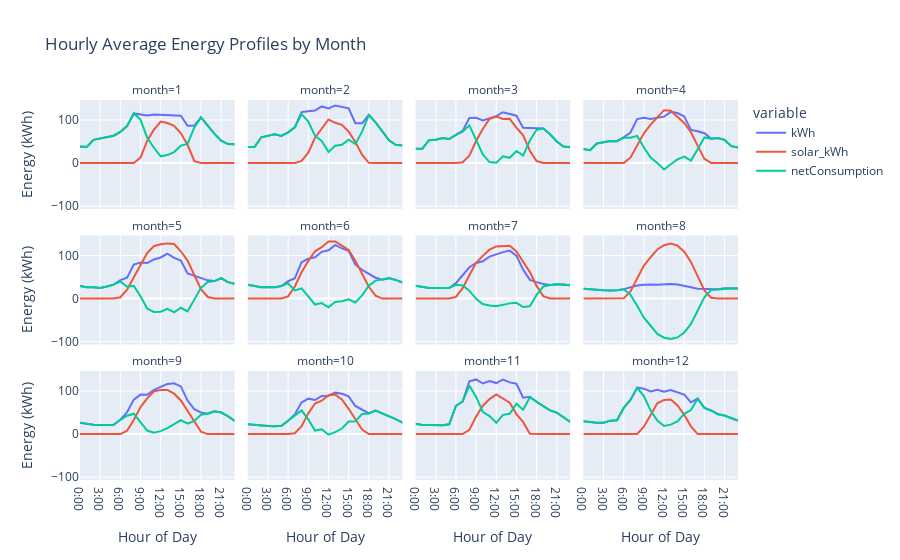

Notebook source saved alongside this figure:
### Markdown cell above
### 2) Dibuixem el consum per mes

### Code cell
# Compute hourly average profiles by month
df_avg = df.groupby(["month", "hour"]).mean().reset_index()

# Create a time column for visualization
df_avg["time"] = df_avg["hour"].astype(str) + ":00"

# Plot the data with one subplot per month
fig = px.line(df_avg, x="time", y=["kWh", "solar_kWh", "netConsumption"],
              facet_col="month", facet_col_wrap=4,
              labels={"value": "Energy (kWh)", "time": "Hour of Day"},
              title="Hourly Average Energy Profiles by Month")

# Show the interactive chart
fig.show()

### Figure 1 — Plotly figure (JSON) as saved in the notebook; plotly's stock layout.template omitted (floating-point values rounded to 4 significant figures)
{"data": [{"hovertemplate": "variable=kWh<br>month=1<br>Hour of Day=%{x}<br>Energy (kWh)=%{y}<extra></extra>", "legendgroup": "kWh", "line": {"color": "#636efa", "dash": "solid"}, "marker": {"symbol": "circle"}, "mode": "lines", "name": "kWh", "orientation": "v", "showlegend": true, "type": "scatter", "x": ["0:00", "1:00", "2:00", "3:00", "4:00", "5:00", "6:00", "7:00", "8:00", "9:00", "10:00", "11:00", "12:00", "13:00", "14:00", "15:00", "16:00", "17:00", "18:00", "19:00", "20:00", "21:00", "22:00", "23:00"], "xaxis": "x9", "y": [38.16, 37.32, 53.9, 57.42, 61.29, 63.45, 72.13, 85.71, 115.1, 113.5, 110.5, 112.8, 112.0, 111.6, 111.7, 109.7, 86.58, 86.97, 106.1, 85.58, 67.48, 51.71, 44.1, 43.71], "yaxis": "y9"}, {"hovertemplate": "variable=kWh<br>month=2<br>Hour of Day=%{x}<br>Energy (kWh)=%{y}<extra></extra>", "legendgroup": "kWh", "line": {"color": "#636efa", "dash": "solid"}, "marker": {"symbol": "circle"}, "mode": "lines", "name": "kWh", "orientation": "v", "showlegend": false, "type": "scatter", "x": ["0:00", "1:00", "2:00", "3:00", "4:00", "5:00", "6:00", "7:00", "8:00", "9:00", "10:00", "11:00", "12:00", "13:00", "14:00", "15:00", "16:00", "17:00", "18:00", "19:00", "20:00", "21:00", "22:00", "23:00"], "xaxis": "x10", "y": [37.07, 37.14, 59.75, 63.32, 66.61, 62.89, 71.11, 83.04, 118.2, 120.2, 121.7, 131.4, 126.8, 133.6, 131.0, 126.9, 92.39, 92.21, 111.8, 94.46, 74.11, 52.75, 42.25, 40.96], "yaxis": "y10"}, {"hovertemplate": "variable=kWh<br>month=3<br>Hour of Day=%{x}<br>Energy (kWh)=%{y}<extra></extra>", "legendgroup": "kWh", "line": {"color": "#636efa", "dash": "solid"}, "marker": {"symbol": "circle"}, "mode": "lines", "name": "kWh", "orientation": "v", "showlegend": false, "type": "scatter", "x": ["0:00", "1:00", "2:00", "3:00", "4:00", "5:00", "6:00", "7:00", "8:00", "9:00", "10:00", "11:00", "12:00", "13:00", "14:00", "15:00", "16:00", "17:00", "18:00", "19:00", "20:00", "21:00", "22:00", "23:00"], "xaxis": "x11", "y": [33.0, 33.16, 52.97, 54.1, 58.16, 55.68, 65.16, 74.48, 104.5, 105.1, 99.1, 104.6, 108.9, 117.9, 114.6, 109.9, 81.61, 80.71, 81.58, 79.9, 66.9, 49.87, 38.42, 36.4], "yaxis": "y11"}, {"hovertemplate": "variable=kWh<br>month=4<br>Hour of Day=%{x}<br>Energy (kWh)=%{y}<extra></extra>", "legendgroup": "kWh", "line": {"color": "#636efa", "dash": "solid"}, "marker": {"symbol": "circle"}, "mode": "lines", "name": "kWh", "orientation": "v", "showlegend": false, "type": "scatter", "x": ["0:00", "1:00", "2:00", "3:00", "4:00", "5:00", "6:00", "7:00", "8:00", "9:00", "10:00", "11:00", "12:00", "13:00", "14:00", "15:00", "16:00", "17:00", "18:00", "19:00", "20:00", "21:00", "22:00", "23:00"], "xaxis": "x12", "y": [32.47, 29.93, 45.23, 48.43, 51.0, 50.8, 59.53, 70.9, 102.0, 105.1, 102.0, 105.0, 107.6, 118.7, 116.0, 108.2, 76.97, 73.57, 69.1, 56.6, 58.27, 53.67, 39.1, 36.07], "yaxis": "y12"}, {"hovertemplate": "variable=kWh<br>month=5<br>Hour of Day=%{x}<br>Energy (kWh)=%{y}<extra></extra>", "legendgroup": "kWh", "line": {"color": "#636efa", "dash": "solid"}, "marker": {"symbol": "circle"}, "mode": "lines", "name": "kWh", "orientation": "v", "showlegend": false, "type": "scatter", "x": ["0:00", "1:00", "2:00", "3:00", "4:00", "5:00", "6:00", "7:00", "8:00", "9:00", "10:00", "11:00", "12:00", "13:00", "14:00", "15:00", "16:00", "17:00", "18:00", "19:00", "20:00", "21:00", "22:00", "23:00"], "xaxis": "x5", "y": [29.16, 26.26, 26.52, 24.35, 28.13, 32.32, 42.74, 48.23, 78.74, 83.71, 82.42, 90.77, 95.39, 104.3, 94.52, 88.42, 58.23, 52.48, 46.58, 42.26, 40.58, 47.23, 38.13, 34.32], "yaxis": "y5"}, {"hovertemplate": "variable=kWh<br>month=6<br>Hour of Day=%{x}<br>Energy (kWh)=%{y}<extra></extra>", "legendgroup": "kWh", "line": {"color": "#636efa", "dash": "solid"}, "marker": {"symbol": "circle"}, "mode": "lines", "name": "kWh", "orientation": "v", "showlegend": false, "type": "scatter", "x": ["0:00", "1:00", "2:00", "3:00", "4:00", "5:00", "6:00", "7:00", "8:00", "9:00", "10:00", "11:00", "12:00", "13:00", "14:00", "15:00", "16:00", "17:00", "18:00", "19:00", "20:00", "21:00", "22:00", "23:00"], "xaxis": "x6", "y": [32.07, 28.7, 26.13, 26.47, 26.13, 29.27, 40.23, 47.1, 84.6, 92.4, 95.83, 108.5, 112.1, 124.4, 116.5, 110.8, 78.63, 66.57, 57.03, 48.4, 43.97, 47.37, 43.23, 37.4], "yaxis": "y6"}, {"hovertemplate": "variable=kWh<br>month=7<br>Hour of Day=%{x}<br>Energy (kWh)=%{y}<extra></extra>", "legendgroup": "kWh", "line": {"color": "#636efa", "dash": "solid"}, "marker": {"symbol": "circle"}, "mode": "lines", "name": "kWh", "orientation": "v", "showlegend": false, "type": "scatter", "x": ["0:00", "1:00", "2:00", "3:00", "4:00", "5:00", "6:00", "7:00", "8:00", "9:00", "10:00", "11:00", "12:00", "13:00", "14:00", "15:00", "16:00", "17:00", "18:00", "19:00", "20:00", "21:00", "22:00", "23:00"], "xaxis": "x7", "y": [29.74, 27.81, 24.65, 24.52, 23.74, 24.65, 35.77, 54.68, 72.61, 82.48, 86.52, 97.26, 103.4, 107.8, 111.2, 99.42, 67.13, 43.35, 38.16, 33.65, 31.58, 33.13, 32.77, 30.84], "yaxis": "y7"}, {"hovertemplate": "variable=kWh<br>month=8<br>Hour of Day=%{x}<br>Energy (kWh)=%{y}<extra></extra>", "legendgroup": "kWh", "line": {"color": "#636efa", "dash": "solid"}, "marker": {"symbol": "circle"}, "mode": "lines", "name": "kWh", "orientation": "v", "showlegend": false, "type": "scatter", "x": ["0:00", "1:00", "2:00", "3:00", "4:00", "5:00", "6:00", "7:00", "8:00", "9:00", "10:00", "11:00", "12:00", "13:00", "14:00", "15:00", "16:00", "17:00", "18:00", "19:00", "20:00", "21:00", "22:00", "23:00"], "xaxis": "x8", "y": [22.9, 21.71, 19.13, 19.26, 18.58, 19.1, 21.87, 25.55, 30.35, 31.94, 32.84, 31.87, 33.13, 33.68, 32.55, 30.06, 26.23, 22.61, 21.81, 22.03, 21.45, 23.68, 23.45, 23.29], "yaxis": "y8"}, {"hovertemplate": "variable=kWh<br>month=9<br>Hour of Day=%{x}<br>Energy (kWh)=%{y}<extra></extra>", "legendgroup": "kWh", "line": {"color": "#636efa", "dash": "solid"}, "marker": {"symbol": "circle"}, "mode": "lines", "name": "kWh", "orientation": "v", "showlegend": false, "type": "scatter", "x": ["0:00", "1:00", "2:00", "3:00", "4:00", "5:00", "6:00", "7:00", "8:00", "9:00", "10:00", "11:00", "12:00", "13:00", "14:00", "15:00", "16:00", "17:00", "18:00", "19:00", "20:00", "21:00", "22:00", "23:00"], "xaxis": "x", "y": [26.1, 23.7, 21.7, 20.83, 20.33, 21.53, 33.23, 50.6, 80.03, 91.67, 91.33, 102.5, 109.4, 116.3, 117.9, 110.7, 77.8, 57.73, 50.23, 47.1, 52.77, 50.03, 41.77, 30.33], "yaxis": "y"}, {"hovertemplate": "variable=kWh<br>month=10<br>Hour of Day=%{x}<br>Energy (kWh)=%{y}<extra></extra>", "legendgroup": "kWh", "line": {"color": "#636efa", "dash": "solid"}, "marker": {"symbol": "circle"}, "mode": "lines", "name": "kWh", "orientation": "v", "showlegend": false, "type": "scatter", "x": ["0:00", "1:00", "2:00", "3:00", "4:00", "5:00", "6:00", "7:00", "8:00", "9:00", "10:00", "11:00", "12:00", "13:00", "14:00", "15:00", "16:00", "17:00", "18:00", "19:00", "20:00", "21:00", "22:00", "23:00"], "xaxis": "x2", "y": [22.84, 21.23, 19.1, 19.06, 18.19, 19.29, 31.06, 45.52, 73.61, 82.26, 79.03, 88.52, 88.97, 96.19, 93.58, 87.68, 65.29, 57.19, 47.81, 54.77, 48.35, 43.03, 34.87, 26.68], "yaxis": "y2"}, {"hovertemplate": "variable=kWh<br>month=11<br>Hour of Day=%{x}<br>Energy (kWh)=%{y}<extra></extra>", "legendgroup": "kWh", "line": {"color": "#636efa", "dash": "solid"}, "marker": {"symbol": "circle"}, "mode": "lines", "name": "kWh", "orientation": "v", "showlegend": false, "type": "scatter", "x": ["0:00", "1:00", "2:00", "3:00", "4:00", "5:00", "6:00", "7:00", "8:00", "9:00", "10:00", "11:00", "12:00", "13:00", "14:00", "15:00", "16:00", "17:00", "18:00", "19:00", "20:00", "21:00", "22:00", "23:00"], "xaxis": "x3", "y": [23.8, 21.37, 21.07, 20.33, 20.63, 22.9, 65.27, 75.73, 122.4, 126.9, 117.4, 123.2, 118.4, 126.7, 120.0, 116.9, 84.63, 86.5, 74.53, 65.07, 55.17, 49.9, 39.5, 28.17], "yaxis": "y3"}, {"hovertemplate": "variable=kWh<br>month=12<br>Hour of Day=%{x}<br>Energy (kWh)=%{y}<extra></extra>", "legendgroup": "kWh", "line": {"color": "#636efa", "dash": "solid"}, "marker": {"symbol": "circle"}, "mode": "lines", "name": "kWh", "orientation": "v", "showlegend": false, "type": "scatter", "x": ["0:00", "1:00", "2:00", "3:00", "4:00", "5:00", "6:00", "7:00", "8:00", "9:00", "10:00", "11:00", "12:00", "13:00", "14:00", "15:00", "16:00", "17:00", "18:00", "19:00", "20:00", "21:00", "22:00", "23:00"], "xaxis": "x4", "y": [29.94, 27.52, 26.29, 26.19, 31.19, 32.03, 60.71, 79.35, 108.0, 105.4, 99.19, 102.9, 98.13, 102.4, 96.29, 91.87, 73.77, 82.26, 60.9, 54.87, 46.19, 43.0, 36.87, 31.39], "yaxis": "y4"}, {"hovertemplate": "variable=solar_kWh<br>month=1<br>Hour of Day=%{x}<br>Energy (kWh)=%{y}<extra></extra>", "legendgroup": "solar_kWh", "line": {"color": "#EF553B", "dash": "solid"}, "marker": {"symbol": "circle"}, "mode": "lines", "name": "solar_kWh", "orientation": "v", "showlegend": true, "type": "scatter", "x": ["0:00", "1:00", "2:00", "3:00", "4:00", "5:00", "6:00", "7:00", "8:00", "9:00", "10:00", "11:00", "12:00", "13:00", "14:00", "15:00", "16:00", "17:00", "18:00", "19:00", "20:00", "21:00", "22:00", "23:00"], "xaxis": "x9", "y": [0.0, 0.0, 0.0, 0.0, 0.0, 0.0, 0.0, 0.0, 0.0, 12.54, 51.9, 77.41, 96.3, 92.98, 86.19, 69.11, 42.38, 4.196, 0.0, 0.0, 0.0, 0.0, 0.0, 0.0], "yaxis": "y9"}, {"hovertemplate": "variable=solar_kWh<br>month=2<br>Hour of Day=%{x}<br>Energy (kWh)=%{y}<extra></extra>", "legendgroup": "solar_kWh", "line": {"color": "#EF553B", "dash": "solid"}, "marker": {"symbol": "circle"}, "mode": "lines", "name": "solar_kWh", "orientation": "v", "showlegend": false, "type": "scatter", "x": ["0:00", "1:00", "2:00", "3:00", "4:00", "5:00", "6:00", "7:00", "8:00", "9:00", "10:00", "11:00", "12:00", "13:00", "14:00", "15:00", "16:00", "17:00", "18:00", "19:00", "20:00", "21:00", "22:00", "23:00"], "xaxis": "x10", "y": [0.0, 0.0, 0.0, 0.0, 0.0, 0.0, 0.0, 0.0, 4.823, 24.06, 58.88, 80.0, 101.2, 93.41, 88.55, 72.8, 48.66, 19.48, 0.4565, 0.0, 0.0, 0.0, 0.0, 0.0], "yaxis": "y10"}, {"hovertemplate": "variable=solar_kWh<br>month=3<br>Hour of Day=%{x}<br>Energy (kWh)=%{y}<extra></extra>", "legendgroup": "solar_kWh", "line": {"color": "#EF553B", "dash": "solid"}, "marker": {"symbol": "circle"}, "mode": "lines", "name": "solar_kWh", "orientation": "v", "showlegend": false, "type": "scatter", "x": ["0:00", "1:00", "2:00", "3:00", "4:00", "5:00", "6:00", "7:00", "8:00", "9:00", "10:00", "11:00", "12:00", "13:00", "14:00", "15:00", "16:00", "17:00", "18:00", "19:00", "20:00", "21:00", "22:00", "23:00"], "xaxis": "x11", "y": [0.0, 0.0, 0.0, 0.0, 0.0, 0.0, 0.0, 1.853, 16.93, 51.13, 79.02, 102.3, 108.1, 102.1, 102.6, 81.95, 64.33, 28.56, 4.516, 0.0, 0.0, 0.0, 0.0, 0.0], "yaxis": "y11"}, {"hovertemplate": "variable=solar_kWh<br>month=4<br>Hour of Day=%{x}<br>Energy (kWh)=%{y}<extra></extra>", "legendgroup": "solar_kWh", "line": {"color": "#EF553B", "dash": "solid"}, "marker": {"symbol": "circle"}, "mode": "lines", "name": "solar_kWh", "orientation": "v", "showlegend": false, "type": "scatter", "x": ["0:00", "1:00", "2:00", "3:00", "4:00", "5:00", "6:00", "7:00", "8:00", "9:00", "10:00", "11:00", "12:00", "13:00", "14:00", "15:00", "16:00", "17:00", "18:00", "19:00", "20:00", "21:00", "22:00", "23:00"], "xaxis": "x12", "y": [0.0, 0.0, 0.0, 0.0, 0.0, 0.0, 0.3132, 12.35, 39.02, 68.95, 89.29, 105.1, 122.7, 121.5, 107.4, 93.17, 71.35, 41.72, 9.692, 0.3575, 0.0, 0.0, 0.0, 0.0], "yaxis": "y12"}, {"hovertemplate": "variable=solar_kWh<br>month=5<br>Hour of Day=%{x}<br>Energy (kWh)=%{y}<extra></extra>", "legendgroup": "solar_kWh", "line": {"color": "#EF553B", "dash": "solid"}, "marker": {"symbol": "circle"}, "mode": "lines", "name": "solar_kWh", "orientation": "v", "showlegend": false, "type": "scatter", "x": ["0:00", "1:00", "2:00", "3:00", "4:00", "5:00", "6:00", "7:00", "8:00", "9:00", "10:00", "11:00", "12:00", "13:00", "14:00", "15:00", "16:00", "17:00", "18:00", "19:00", "20:00", "21:00", "22:00", "23:00"], "xaxis": "x5", "y": [0.0, 0.0, 0.0, 0.0, 0.0, 0.0, 3.076, 20.78, 49.27, 78.23, 105.9, 121.7, 126.0, 128.1, 126.5, 109.7, 88.23, 54.8, 21.66, 3.606, 0.0, 0.0, 0.0, 0.0], "yaxis": "y5"}, {"hovertemplate": "variable=solar_kWh<br>month=6<br>Hour of Day=%{x}<br>Energy (kWh)=%{y}<extra></extra>", "legendgroup": "solar_kWh", "line": {"color": "#EF553B", "dash": "solid"}, "marker": {"symbol": "circle"}, "mode": "lines", "name": "solar_kWh", "orientation": "v", "showlegend": false, "type": "scatter", "x": ["0:00", "1:00", "2:00", "3:00", "4:00", "5:00", "6:00", "7:00", "8:00", "9:00", "10:00", "11:00", "12:00", "13:00", "14:00", "15:00", "16:00", "17:00", "18:00", "19:00", "20:00", "21:00", "22:00", "23:00"], "xaxis": "x6", "y": [0.0, 0.0, 0.0, 0.0, 0.0, 0.0, 5.072, 28.12, 60.87, 87.29, 109.7, 119.2, 132.4, 132.6, 122.8, 112.6, 87.66, 59.31, 27.4, 6.781, 0.0, 0.0, 0.0, 0.0], "yaxis": "y6"}, {"hovertemplate": "variable=solar_kWh<br>month=7<br>Hour of Day=%{x}<br>Energy (kWh)=%{y}<extra></extra>", "legendgroup": "solar_kWh", "line": {"color": "#EF553B", "dash": "solid"}, "marker": {"symbol": "circle"}, "mode": "lines", "name": "solar_kWh", "orientation": "v", "showlegend": false, "type": "scatter", "x": ["0:00", "1:00", "2:00", "3:00", "4:00", "5:00", "6:00", "7:00", "8:00", "9:00", "10:00", "11:00", "12:00", "13:00", "14:00", "15:00", "16:00", "17:00", "18:00", "19:00", "20:00", "21:00", "22:00", "23:00"], "xaxis": "x7", "y": [0.0, 0.0, 0.0, 0.0, 0.0, 0.0, 3.773, 24.16, 54.24, 83.07, 99.1, 113.5, 121.0, 121.8, 122.4, 109.4, 86.8, 61.39, 29.35, 5.646, 0.0, 0.0, 0.0, 0.0], "yaxis": "y7"}, {"hovertemplate": "variable=solar_kWh<br>month=8<br>Hour of Day=%{x}<br>Energy (kWh)=%{y}<extra></extra>", "legendgroup": "solar_kWh", "line": {"color": "#EF553B", "dash": "solid"}, "marker": {"symbol": "circle"}, "mode": "lines", "name": "solar_kWh", "orientation": "v", "showlegend": false, "type": "scatter", "x": ["0:00", "1:00", "2:00", "3:00", "4:00", "5:00", "6:00", "7:00", "8:00", "9:00", "10:00", "11:00", "12:00", "13:00", "14:00", "15:00", "16:00", "17:00", "18:00", "19:00", "20:00", "21:00", "22:00", "23:00"], "xaxis": "x8", "y": [0.0, 0.0, 0.0, 0.0, 0.0, 0.0, 0.4694, 16.74, 46.88, 76.48, 95.92, 113.9, 123.9, 127.6, 122.8, 108.7, 85.07, 49.97, 18.77, 2.02, 0.0, 0.0, 0.0, 0.0], "yaxis": "y8"}, {"hovertemplate": "variable=solar_kWh<br>month=9<br>Hour of Day=%{x}<br>Energy (kWh)=%{y}<extra></extra>", "legendgroup": "solar_kWh", "line": {"color": "#EF553B", "dash": "solid"}, "marker": {"symbol": "circle"}, "mode": "lines", "name": "solar_kWh", "orientation": "v", "showlegend": false, "type": "scatter", "x": ["0:00", "1:00", "2:00", "3:00", "4:00", "5:00", "6:00", "7:00", "8:00", "9:00", "10:00", "11:00", "12:00", "13:00", "14:00", "15:00", "16:00", "17:00", "18:00", "19:00", "20:00", "21:00", "22:00", "23:00"], "xaxis": "x", "y": [0.0, 0.0, 0.0, 0.0, 0.0, 0.0, 0.0, 7.918, 32.73, 62.61, 83.06, 99.37, 102.6, 102.4, 93.8, 78.11, 53.36, 27.2, 5.374, 0.0, 0.0, 0.0, 0.0, 0.0], "yaxis": "y"}, {"hovertemplate": "variable=solar_kWh<br>month=10<br>Hour of Day=%{x}<br>Energy (kWh)=%{y}<extra></extra>", "legendgroup": "solar_kWh", "line": {"color": "#EF553B", "dash": "solid"}, "marker": {"symbol": "circle"}, "mode": "lines", "name": "solar_kWh", "orientation": "v", "showlegend": false, "type": "scatter", "x": ["0:00", "1:00", "2:00", "3:00", "4:00", "5:00", "6:00", "7:00", "8:00", "9:00", "10:00", "11:00", "12:00", "13:00", "14:00", "15:00", "16:00", "17:00", "18:00", "19:00", "20:00", "21:00", "22:00", "23:00"], "xaxis": "x2", "y": [0.0, 0.0, 0.0, 0.0, 0.0, 0.0, 0.0, 1.964, 18.52, 48.13, 70.9, 77.37, 90.4, 91.62, 80.62, 58.65, 35.6, 10.57, 0.07068, 0.0, 0.0, 0.0, 0.0, 0.0], "yaxis": "y2"}, {"hovertemplate": "variable=solar_kWh<br>month=11<br>Hour of Day=%{x}<br>Energy (kWh)=%{y}<extra></extra>", "legendgroup": "solar_kWh", "line": {"color": "#EF553B", "dash": "solid"}, "marker": {"symbol": "circle"}, "mode": "lines", "name": "solar_kWh", "orientation": "v", "showlegend": false, "type": "scatter", "x": ["0:00", "1:00", "2:00", "3:00", "4:00", "5:00", "6:00", "7:00", "8:00", "9:00", "10:00", "11:00", "12:00", "13:00", "14:00", "15:00", "16:00", "17:00", "18:00", "19:00", "20:00", "21:00", "22:00", "23:00"], "xaxis": "x3", "y": [0.0, 0.0, 0.0, 0.0, 0.0, 0.0, 0.0, 0.0, 9.75, 40.58, 65.9, 81.28, 92.16, 82.14, 72.85, 46.39, 27.85, 0.925, 0.0, 0.0, 0.0, 0.0, 0.0, 0.0], "yaxis": "y3"}, {"hovertemplate": "variable=solar_kWh<br>month=12<br>Hour of Day=%{x}<br>Energy (kWh)=%{y}<extra></extra>", "legendgroup": "solar_kWh", "line": {"color": "#EF553B", "dash": "solid"}, "marker": {"symbol": "circle"}, "mode": "lines", "name": "solar_kWh", "orientation": "v", "showlegend": false, "type": "scatter", "x": ["0:00", "1:00", "2:00", "3:00", "4:00", "5:00", "6:00", "7:00", "8:00", "9:00", "10:00", "11:00", "12:00", "13:00", "14:00", "15:00", "16:00", "17:00", "18:00", "19:00", "20:00", "21:00", "22:00", "23:00"], "xaxis": "x4", "y": [0.0, 0.0, 0.0, 0.0, 0.0, 0.0, 0.0, 0.0, 0.4778, 17.06, 44.66, 71.45, 79.23, 80.32, 66.64, 44.86, 18.11, 0.04757, 0.0, 0.0, 0.0, 0.0, 0.0, 0.0], "yaxis": "y4"}, {"hovertemplate": "variable=netConsumption<br>month=1<br>Hour of Day=%{x}<br>Energy (kWh)=%{y}<extra></extra>", "legendgroup": "netConsumption", "line": {"color": "#00cc96", "dash": "solid"}, "marker": {"symbol": "circle"}, "mode": "lines", "name": "netConsumption", "orientation": "v", "showlegend": true, "type": "scatter", "x": ["0:00", "1:00", "2:00", "3:00", "4:00", "5:00", "6:00", "7:00", "8:00", "9:00", "10:00", "11:00", "12:00", "13:00", "14:00", "15:00", "16:00", "17:00", "18:00", "19:00", "20:00", "21:00", "22:00", "23:00"], "xaxis": "x9", "y": [38.16, 37.32, 53.9, 57.42, 61.29, 63.45, 72.13, 85.71, 115.1, 100.9, 58.55, 35.4, 15.66, 18.63, 25.48, 40.57, 44.2, 82.77, 106.1, 85.58, 67.48, 51.71, 44.1, 43.71], "yaxis": "y9"}, {"hovertemplate": "variable=netConsumption<br>month=2<br>Hour of Day=%{x}<br>Energy (kWh)=%{y}<extra></extra>", "legendgroup": "netConsumption", "line": {"color": "#00cc96", "dash": "solid"}, "marker": {"symbol": "circle"}, "mode": "lines", "name": "netConsumption", "orientation": "v", "showlegend": false, "type": "scatter", "x": ["0:00", "1:00", "2:00", "3:00", "4:00", "5:00", "6:00", "7:00", "8:00", "9:00", "10:00", "11:00", "12:00", "13:00", "14:00", "15:00", "16:00", "17:00", "18:00", "19:00", "20:00", "21:00", "22:00", "23:00"], "xaxis": "x10", "y": [37.07, 37.14, 59.75, 63.32, 66.61, 62.89, 71.11, 83.04, 113.4, 96.19, 62.83, 51.36, 25.52, 40.24, 42.41, 54.13, 43.74, 72.74, 111.3, 94.46, 74.11, 52.75, 42.25, 40.96], "yaxis": "y10"}, {"hovertemplate": "variable=netConsumption<br>month=3<br>Hour of Day=%{x}<br>Energy (kWh)=%{y}<extra></extra>", "legendgroup": "netConsumption", "line": {"color": "#00cc96", "dash": "solid"}, "marker": {"symbol": "circle"}, "mode": "lines", "name": "netConsumption", "orientation": "v", "showlegend": false, "type": "scatter", "x": ["0:00", "1:00", "2:00", "3:00", "4:00", "5:00", "6:00", "7:00", "8:00", "9:00", "10:00", "11:00", "12:00", "13:00", "14:00", "15:00", "16:00", "17:00", "18:00", "19:00", "20:00", "21:00", "22:00", "23:00"], "xaxis": "x11", "y": [33.0, 33.16, 52.97, 54.1, 58.16, 55.68, 65.16, 72.63, 87.53, 53.99, 20.07, 2.257, 0.8688, 15.77, 12.09, 27.95, 17.28, 52.15, 77.06, 79.9, 66.9, 49.87, 38.42, 36.4], "yaxis": "y11"}, {"hovertemplate": "variable=netConsumption<br>month=4<br>Hour of Day=%{x}<br>Energy (kWh)=%{y}<extra></extra>", "legendgroup": "netConsumption", "line": {"color": "#00cc96", "dash": "solid"}, "marker": {"symbol": "circle"}, "mode": "lines", "name": "netConsumption", "orientation": "v", "showlegend": false, "type": "scatter", "x": ["0:00", "1:00", "2:00", "3:00", "4:00", "5:00", "6:00", "7:00", "8:00", "9:00", "10:00", "11:00", "12:00", "13:00", "14:00", "15:00", "16:00", "17:00", "18:00", "19:00", "20:00", "21:00", "22:00", "23:00"], "xaxis": "x12", "y": [32.47, 29.93, 45.23, 48.43, 51.0, 50.8, 59.22, 58.55, 63.02, 36.15, 12.71, -0.1337, -15.07, -2.783, 8.587, 15.03, 5.618, 31.85, 59.41, 56.24, 58.27, 53.67, 39.1, 36.07], "yaxis": "y12"}, {"hovertemplate": "variable=netConsumption<br>month=5<br>Hour of Day=%{x}<br>Energy (kWh)=%{y}<extra></extra>", "legendgroup": "netConsumption", "line": {"color": "#00cc96", "dash": "solid"}, "marker": {"symbol": "circle"}, "mode": "lines", "name": "netConsumption", "orientation": "v", "showlegend": false, "type": "scatter", "x": ["0:00", "1:00", "2:00", "3:00", "4:00", "5:00", "6:00", "7:00", "8:00", "9:00", "10:00", "11:00", "12:00", "13:00", "14:00", "15:00", "16:00", "17:00", "18:00", "19:00", "20:00", "21:00", "22:00", "23:00"], "xaxis": "x5", "y": [29.16, 26.26, 26.52, 24.35, 28.13, 32.32, 39.67, 27.44, 29.47, 5.478, -23.49, -30.91, -30.61, -23.74, -31.98, -21.32, -30.01, -2.319, 24.92, 38.65, 40.58, 47.23, 38.13, 34.32], "yaxis": "y5"}, {"hovertemplate": "variable=netConsumption<br>month=6<br>Hour of Day=%{x}<br>Energy (kWh)=%{y}<extra></extra>", "legendgroup": "netConsumption", "line": {"color": "#00cc96", "dash": "solid"}, "marker": {"symbol": "circle"}, "mode": "lines", "name": "netConsumption", "orientation": "v", "showlegend": false, "type": "scatter", "x": ["0:00", "1:00", "2:00", "3:00", "4:00", "5:00", "6:00", "7:00", "8:00", "9:00", "10:00", "11:00", "12:00", "13:00", "14:00", "15:00", "16:00", "17:00", "18:00", "19:00", "20:00", "21:00", "22:00", "23:00"], "xaxis": "x6", "y": [32.07, 28.7, 26.13, 26.47, 26.13, 29.27, 35.16, 18.98, 23.73, 5.106, -13.88, -10.64, -20.29, -8.143, -6.304, -1.781, -9.022, 7.255, 29.63, 41.62, 43.97, 47.37, 43.23, 37.4], "yaxis": "y6"}, {"hovertemplate": "variable=netConsumption<br>month=7<br>Hour of Day=%{x}<br>Energy (kWh)=%{y}<extra></extra>", "legendgroup": "netConsumption", "line": {"color": "#00cc96", "dash": "solid"}, "marker": {"symbol": "circle"}, "mode": "lines", "name": "netConsumption", "orientation": "v", "showlegend": false, "type": "scatter", "x": ["0:00", "1:00", "2:00", "3:00", "4:00", "5:00", "6:00", "7:00", "8:00", "9:00", "10:00", "11:00", "12:00", "13:00", "14:00", "15:00", "16:00", "17:00", "18:00", "19:00", "20:00", "21:00", "22:00", "23:00"], "xaxis": "x7", "y": [29.74, 27.81, 24.65, 24.52, 23.74, 24.65, 32.0, 30.52, 18.37, -0.5898, -12.58, -16.27, -17.63, -13.93, -11.16, -10.01, -19.67, -18.03, 8.813, 28.0, 31.58, 33.13, 32.77, 30.84], "yaxis": "y7"}, {"hovertemplate": "variable=netConsumption<br>month=8<br>Hour of Day=%{x}<br>Energy (kWh)=%{y}<extra></extra>", "legendgroup": "netConsumption", "line": {"color": "#00cc96", "dash": "solid"}, "marker": {"symbol": "circle"}, "mode": "lines", "name": "netConsumption", "orientation": "v", "showlegend": false, "type": "scatter", "x": ["0:00", "1:00", "2:00", "3:00", "4:00", "5:00", "6:00", "7:00", "8:00", "9:00", "10:00", "11:00", "12:00", "13:00", "14:00", "15:00", "16:00", "17:00", "18:00", "19:00", "20:00", "21:00", "22:00", "23:00"], "xaxis": "x8", "y": [22.9, 21.71, 19.13, 19.26, 18.58, 19.1, 21.4, 8.805, -16.52, -44.55, -63.08, -82.07, -90.78, -93.89, -90.22, -78.66, -58.84, -27.36, 3.036, 20.01, 21.45, 23.68, 23.45, 23.29], "yaxis": "y8"}, {"hovertemplate": "variable=netConsumption<br>month=9<br>Hour of Day=%{x}<br>Energy (kWh)=%{y}<extra></extra>", "legendgroup": "netConsumption", "line": {"color": "#00cc96", "dash": "solid"}, "marker": {"symbol": "circle"}, "mode": "lines", "name": "netConsumption", "orientation": "v", "showlegend": false, "type": "scatter", "x": ["0:00", "1:00", "2:00", "3:00", "4:00", "5:00", "6:00", "7:00", "8:00", "9:00", "10:00", "11:00", "12:00", "13:00", "14:00", "15:00", "16:00", "17:00", "18:00", "19:00", "20:00", "21:00", "22:00", "23:00"], "xaxis": "x", "y": [26.1, 23.7, 21.7, 20.83, 20.33, 21.53, 33.23, 42.68, 47.31, 29.06, 8.27, 3.099, 6.847, 13.88, 24.13, 32.55, 24.44, 30.53, 44.86, 47.1, 52.77, 50.03, 41.77, 30.33], "yaxis": "y"}, {"hovertemplate": "variable=netConsumption<br>month=10<br>Hour of Day=%{x}<br>Energy (kWh)=%{y}<extra></extra>", "legendgroup": "netConsumption", "line": {"color": "#00cc96", "dash": "solid"}, "marker": {"symbol": "circle"}, "mode": "lines", "name": "netConsumption", "orientation": "v", "showlegend": false, "type": "scatter", "x": ["0:00", "1:00", "2:00", "3:00", "4:00", "5:00", "6:00", "7:00", "8:00", "9:00", "10:00", "11:00", "12:00", "13:00", "14:00", "15:00", "16:00", "17:00", "18:00", "19:00", "20:00", "21:00", "22:00", "23:00"], "xaxis": "x2", "y": [22.84, 21.23, 19.1, 19.06, 18.19, 19.29, 31.06, 43.55, 55.09, 34.12, 8.128, 11.15, -1.436, 4.575, 12.96, 29.03, 29.69, 46.63, 47.74, 54.77, 48.35, 43.03, 34.87, 26.68], "yaxis": "y2"}, {"hovertemplate": "variable=netConsumption<br>month=11<br>Hour of Day=%{x}<br>Energy (kWh)=%{y}<extra></extra>", "legendgroup": "netConsumption", "line": {"color": "#00cc96", "dash": "solid"}, "marker": {"symbol": "circle"}, "mode": "lines", "name": "netConsumption", "orientation": "v", "showlegend": false, "type": "scatter", "x": ["0:00", "1:00", "2:00", "3:00", "4:00", "5:00", "6:00", "7:00", "8:00", "9:00", "10:00", "11:00", "12:00", "13:00", "14:00", "15:00", "16:00", "17:00", "18:00", "19:00", "20:00", "21:00", "22:00", "23:00"], "xaxis": "x3", "y": [23.8, 21.37, 21.07, 20.33, 20.63, 22.9, 65.27, 75.73, 112.7, 86.29, 51.5, 41.92, 26.27, 44.59, 47.15, 70.54, 56.78, 85.58, 74.53, 65.07, 55.17, 49.9, 39.5, 28.17], "yaxis": "y3"}, {"hovertemplate": "variable=netConsumption<br>month=12<br>Hour of Day=%{x}<br>Energy (kWh)=%{y}<extra></extra>", "legendgroup": "netConsumption", "line": {"color": "#00cc96", "dash": "solid"}, "marker": {"symbol": "circle"}, "mode": "lines", "name": "netConsumption", "orientation": "v", "showlegend": false, "type": "scatter", "x": ["0:00", "1:00", "2:00", "3:00", "4:00", "5:00", "6:00", "7:00", "8:00", "9:00", "10:00", "11:00", "12:00", "13:00", "14:00", "15:00", "16:00", "17:00", "18:00", "19:00", "20:00", "21:00", "22:00", "23:00"], "xaxis": "x4", "y": [29.94, 27.52, 26.29, 26.19, 31.19, 32.03, 60.71, 79.35, 107.5, 88.36, 54.53, 31.42, 18.9, 22.03, 29.65, 47.01, 55.66, 82.21, 60.9, 54.87, 46.19, 43.0, 36.87, 31.39], "yaxis": "y4"}], "layout": {"annotations": [{"font": {}, "showarrow": false, "text": "month=9", "x": 0.1175, "xanchor": "center", "xref": "paper", "y": 0.2867, "yanchor": "bottom", "yref": "paper"}, {"font": {}, "showarrow": false, "text": "month=10", "x": 0.3725, "xanchor": "center", "xref": "paper", "y": 0.2867, "yanchor": "bottom", "yref": "paper"}, {"font": {}, "showarrow": false, "text": "month=11", "x": 0.6275, "xanchor": "center", "xref": "paper", "y": 0.2867, "yanchor": "bottom", "yref": "paper"}, {"font": {}, "showarrow": false, "text": "month=12", "x": 0.8825, "xanchor": "center", "xref": "paper", "y": 0.2867, "yanchor": "bottom", "yref": "paper"}, {"font": {}, "showarrow": false, "text": "month=5", "x": 0.1175, "xanchor": "center", "xref": "paper", "y": 0.6433, "yanchor": "bottom", "yref": "paper"}, {"font": {}, "showarrow": false, "text": "month=6", "x": 0.3725, "xanchor": "center", "xref": "paper", "y": 0.6433, "yanchor": "bottom", "yref": "paper"}, {"font": {}, "showarrow": false, "text": "month=7", "x": 0.6275, "xanchor": "center", "xref": "paper", "y": 0.6433, "yanchor": "bottom", "yref": "paper"}, {"font": {}, "showarrow": false, "text": "month=8", "x": 0.8825, "xanchor": "center", "xref": "paper", "y": 0.6433, "yanchor": "bottom", "yref": "paper"}, {"font": {}, "showarrow": false, "text": "month=1", "x": 0.1175, "xanchor": "center", "xref": "paper", "y": 1.0, "yanchor": "bottom", "yref": "paper"}, {"font": {}, "showarrow": false, "text": "month=2", "x": 0.3725, "xanchor": "center", "xref": "paper", "y": 1.0, "yanchor": "bottom", "yref": "paper"}, {"font": {}, "showarrow": false, "text": "month=3", "x": 0.6275, "xanchor": "center", "xref": "paper", "y": 1.0, "yanchor": "bottom", "yref": "paper"}, {"font": {}, "showarrow": false, "text": "month=4", "x": 0.8825, "xanchor": "center", "xref": "paper", "y": 1.0, "yanchor": "bottom", "yref": "paper"}], "legend": {"title": {"text": "variable"}, "tracegroupgap": 0}, "title": {"text": "Hourly Average Energy Profiles by Month"}, "xaxis": {"anchor": "y", "domain": [0, 0.235], "title": {"text": "Hour of Day"}}, "xaxis10": {"anchor": "y10", "domain": [0.255, 0.49], "matches": "x", "showticklabels": false}, "xaxis11": {"anchor": "y11", "domain": [0.51, 0.745], "matches": "x", "showticklabels": false}, "xaxis12": {"anchor": "y12", "domain": [0.765, 1.0], "matches": "x", "showticklabels": false}, "xaxis2": {"anchor": "y2", "domain": [0.255, 0.49], "matches": "x", "title": {"text": "Hour of Day"}}, "xaxis3": {"anchor": "y3", "domain": [0.51, 0.745], "matches": "x", "title": {"text": "Hour of Day"}}, "xaxis4": {"anchor": "y4", "domain": [0.765, 1.0], "matches": "x", "title": {"text": "Hour of Day"}}, "xaxis5": {"anchor": "y5", "domain": [0, 0.235], "matches": "x", "showticklabels": false}, "xaxis6": {"anchor": "y6", "domain": [0.255, 0.49], "matches": "x", "showticklabels": false}, "xaxis7": {"anchor": "y7", "domain": [0.51, 0.745], "matches": "x", "showticklabels": false}, "xaxis8": {"anchor": "y8", "domain": [0.765, 1.0], "matches": "x", "showticklabels": false}, "xaxis9": {"anchor": "y9", "domain": [0, 0.235], "matches": "x", "showticklabels": false}, "yaxis": {"anchor": "x", "domain": [0, 0.2867], "title": {"text": "Energy (kWh)"}}, "yaxis10": {"anchor": "x10", "domain": [0.7133, 1.0], "matches": "y", "showticklabels": false}, "yaxis11": {"anchor": "x11", "domain": [0.7133, 1.0], "matches": "y", "showticklabels": false}, "yaxis12": {"anchor": "x12", "domain": [0.7133, 1.0], "matches": "y", "showticklabels": false}, "yaxis2": {"anchor": "x2", "domain": [0, 0.2867], "matches": "y", "showticklabels": false}, "yaxis3": {"anchor": "x3", "domain": [0, 0.2867], "matches": "y", "showticklabels": false}, "yaxis4": {"anchor": "x4", "domain": [0, 0.2867], "matches": "y", "showticklabels": false}, "yaxis5": {"anchor": "x5", "domain": [0.3567, 0.6433], "matches": "y", "title": {"text": "Energy (kWh)"}}, "yaxis6": {"anchor": "x6", "domain": [0.3567, 0.6433], "matches": "y", "showticklabels": false}, "yaxis7": {"anchor": "x7", "domain": [0.3567, 0.6433], "matches": "y", "showticklabels": false}, "yaxis8": {"anchor": "x8", "domain": [0.3567, 0.6433], "matches": "y", "showticklabels": false}, "yaxis9": {"anchor": "x9", "domain": [0.7133, 1.0], "matches": "y", "title": {"text": "Energy (kWh)"}}}}
